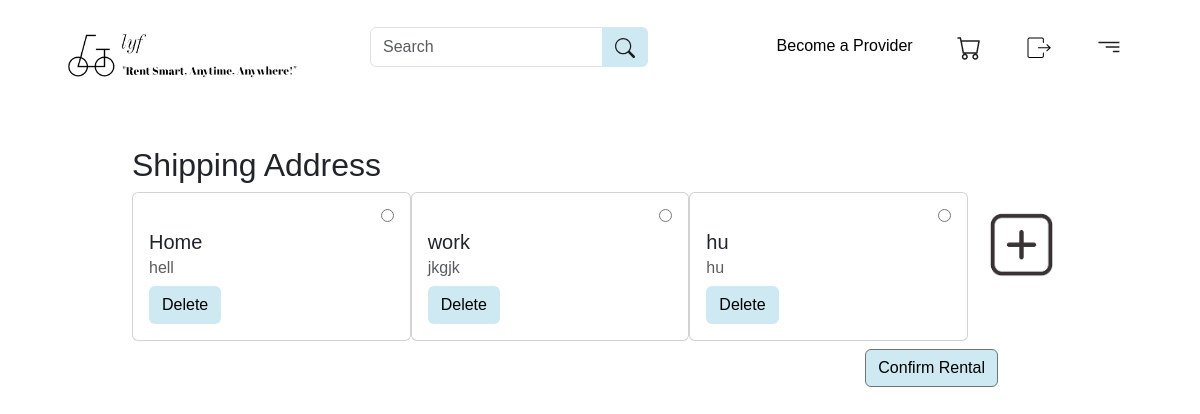
The page /checkout (signed in) on the database as committed earlier.
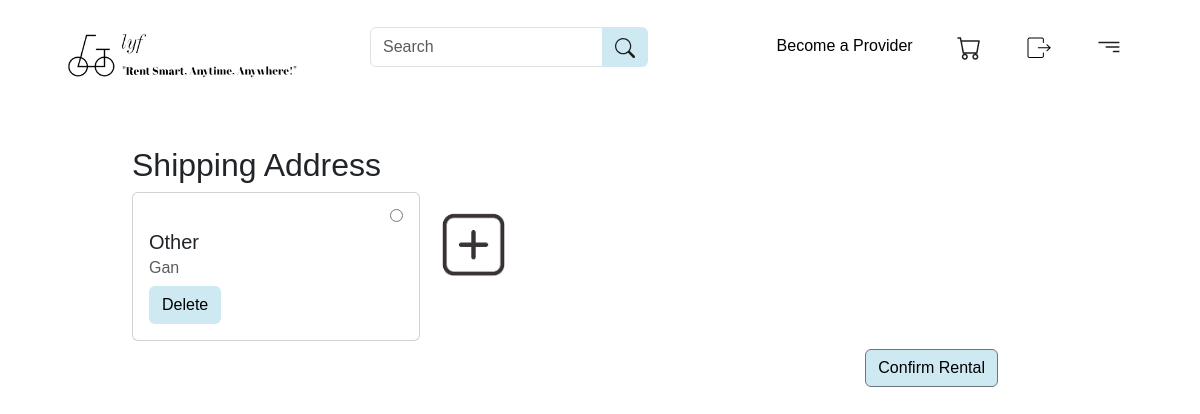
The same page on the database as committed later.
### user/models.py (models this page shows)
class userAddress(models.Model):
    user = models.ForeignKey(CustomUser,on_delete=models.CASCADE)
    addressType = models.CharField(max_length=10)
    firstname = models.CharField(max_length=30)
    lastname = models.CharField(max_length=30)
    address = models.CharField(max_length=50,null=False)
    street = models.CharField(max_length=50,null=False)
    phone = models.CharField(max_length=20)
    city = models.CharField(max_length=20)
    state= models.CharField(max_length=50,null=False)
    pincode = models.CharField(max_length=10,null=False)

### cart/views.py (the view)
# urls.py: path('checkout',views.checkout,name='checkout'),
def checkout(request):
    address=userAddress.objects.filter(user=request.user)
    return render(request,'cart/checkout.html',{'address':address})

### templates/cart/checkout.html (shortened to what this page needs)
{% extends "homePage.html" %}
{% load static %}
{% block content %}
    <div style="margin-top: 20px; margin-left: 100px; margin-right: 100px; padding: 20px 20px 20px 20px;">
    <div class="container mr-75">
        <div><h2>Shipping Address</h2></div>
        <form action="{% url 'order:confirmRental' %}" method="post">
            {% if address%}
            <div class="d-flex">
                {% for ad in address|slice:"-2:" %}
                    <div class="card  ml-3 mr-3 mb-2" style="width: 18rem;">
                        <div class="card-body">
                            <label class="d-flex justify-content-end mb-2">
                                <input type="radio" name="selected_address" value="{{ ad.id }}" required >
                            </label>
                            <h5 class="card-title">{{ad.addressType}}</h5>
                            <h6 class="card-subtitle mb-2 text-muted">{{ad.firstname}}</h6>
                            <a href="{% url 'cart:deleteUserAddress' ad.id %}" class="btn btn-block">Delete</a>
                        </div>
                    </div>
                {% endfor %}
            {% endif %}
                <div class="mr-2 mb-2">
                    <div class="mr-2 mb-2">
                        <a href="{% url 'cart:addAddress' %}"><img src="{% static 'image/add.png' %}" alt="" width="100" height="100"></a>
                    </div>
                </div>
            </div>
            {% if address %}
                <div class="d-flex justify-content-end" style="margin-right: 70px;">
                    <button type="submit" class="btn btn-secondary">Confirm Rental</button>
                </div>
            {% endif%}
        </form>
    </div>
{% endblock %}

Rows that differ between the two databases and show on the page:
removed userAddress: addressType "Home", firstname "hell"
removed userAddress: addressType "work", firstname "jkgjk"
removed userAddress: addressType "hu", firstname "hu"
added userAddress: addressType "Other", firstname "Gan"
